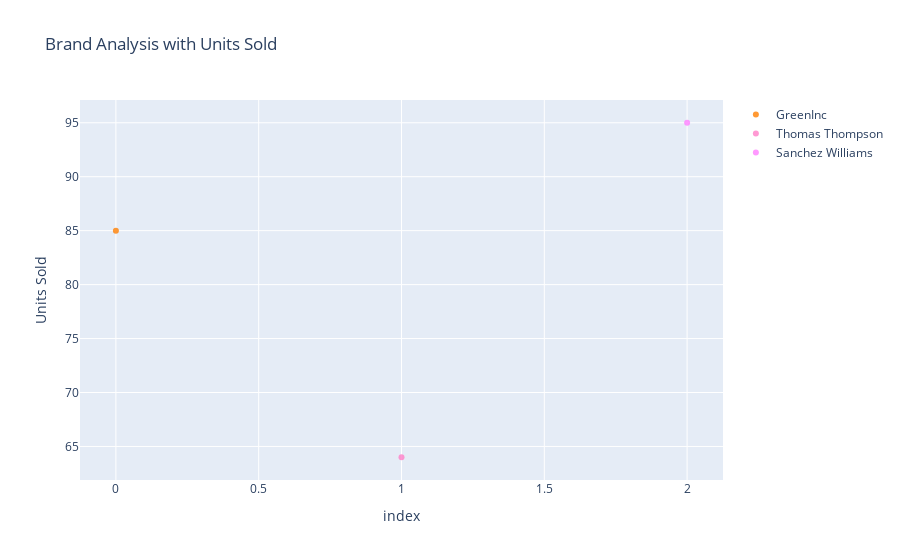

Here is the notebook cell this chart was saved with:
### Code cell
dfGreenInc = df[df['Brand'] == 'Green Inc']
dfThomasThompson = df[df['Brand'] == 'Thomas-Thompson']
dfSanchezWilliams = df[df['Brand'] == 'Sanchez-Williams']

trace1 = go.Scatter(
    x = dfGreenInc.index,
    y = dfGreenInc.UnitsSold,
    name = "GreenInc",
    mode = "markers",
    marker = dict(color = 'rgba(255, 128, 2, 0.8)'),
    text = dfGreenInc.Brand
)

trace2 = go.Scatter(
    x = dfThomasThompson.index,
    y = dfThomasThompson.UnitsSold,
    name = "Thomas Thompson",
    mode = "markers",
    marker = dict(color = 'rgba(255, 128, 200, 0.8)'),
    text = dfThomasThompson.Brand
)

trace3 = go.Scatter(
    x = dfSanchezWilliams.index,
    y = dfSanchezWilliams.UnitsSold,
    name = "Sanchez Williams",
    mode = "markers",
    marker = dict(color = 'rgba(255, 128, 255, 0.8)'),
    text = dfSanchezWilliams.Brand
)

data2 = [trace1, trace2, trace3]

layout = dict(title = 'Brand Analysis with Units Sold',
             xaxis = dict(title = 'index', ticklen = 5, zeroline = False),
             yaxis = dict(title = 'Units Sold', ticklen = 5, zeroline = False))

fig = dict(data = data2, layout = layout)
iplot(fig)

### Figure 1 — Plotly figure (JSON) as saved in the notebook; plotly's stock layout.template omitted (floating-point values rounded to 4 significant figures)
{"data": [{"marker": {"color": "rgba(255, 128, 2, 0.8)"}, "mode": "markers", "name": "GreenInc", "text": ["Green Inc"], "type": "scatter", "x": [0], "y": [85]}, {"marker": {"color": "rgba(255, 128, 200, 0.8)"}, "mode": "markers", "name": "Thomas Thompson", "text": ["Thomas-Thompson"], "type": "scatter", "x": [1], "y": [64]}, {"marker": {"color": "rgba(255, 128, 255, 0.8)"}, "mode": "markers", "name": "Sanchez Williams", "text": ["Sanchez-Williams"], "type": "scatter", "x": [2], "y": [95]}], "layout": {"title": {"text": "Brand Analysis with Units Sold"}, "xaxis": {"ticklen": 5, "title": {"text": "index"}, "zeroline": false}, "yaxis": {"ticklen": 5, "title": {"text": "Units Sold"}, "zeroline": false}}}
